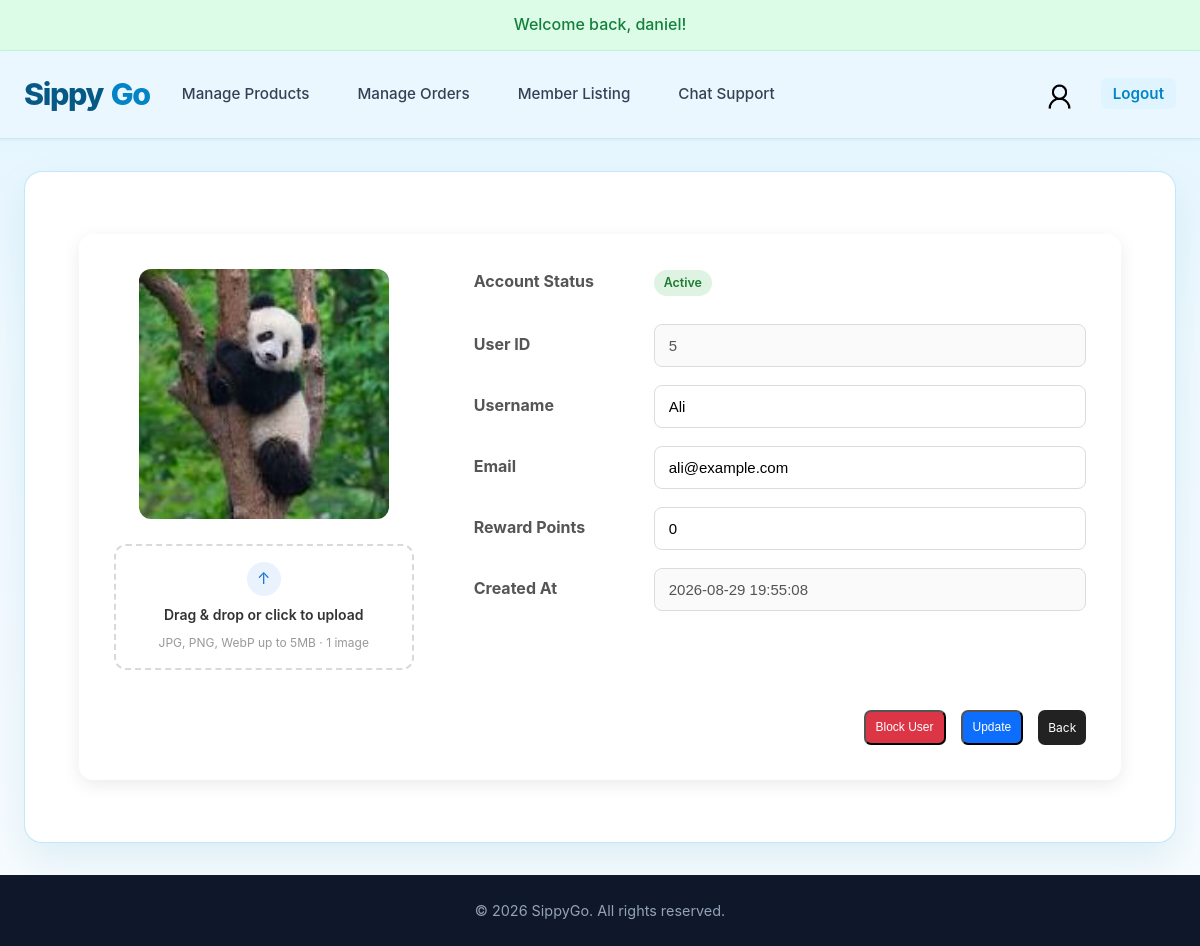
Page /pages/admin/member_details.php?from=/pages/admin/member_listing.php&id=5 (signed in) on the committed database.
### tables this page shows
CREATE TABLE `users` (
  `user_id` INT(11) NOT NULL AUTO_INCREMENT,
  `username` VARCHAR(50) NOT NULL UNIQUE,
  `email` VARCHAR(100) NOT NULL UNIQUE,
  `password` VARCHAR(255) NOT NULL,
  `role` VARCHAR(50) NOT NULL DEFAULT 'member',
  `profilepic` VARCHAR(255) DEFAULT NULL,
  `reward_points` INT UNSIGNED NOT NULL DEFAULT 0,
  `created_at` TIMESTAMP DEFAULT CURRENT_TIMESTAMP,
  `failed_attempts` INT NOT NULL DEFAULT 0,
  `locked_until` DATETIME DEFAULT NULL,
  PRIMARY KEY (`user_id`)
);

### _base.php (called while the page is built, shortened)
<?php
function req($key, $value = null) {
    $value = $_REQUEST[$key] ?? $value;
    return is_array($value) ? array_map('trim', $value) : trim($value);
}
function encode($value) {
    return htmlentities($value);
}

### pages/admin/member_details.php (the view, shortened to what this page needs)
<?php
require_once '../../_base.php';
$user_id = intval(req('id', 1));
$return_page = req('from', 'member_listing.php');
$member = $_db->query("
        SELECT user_id, username, email, role, profilepic, reward_points, failed_attempts, created_at
        FROM users
        WHERE 1=1
        AND role = 'member'
        AND user_id = {$user_id}
    ")->fetch(PDO::FETCH_ASSOC);
?>
<?php
$userFields = [
    'user_id' => [
        'label' => 'User ID',
        'type' => 'text',
        'disabled' => true,
    ],
    'username' => [
        'label' => 'Username',
        'type' => 'text',
    ],
    'email' => [
        'label' => 'Email',
        'type' => 'email',
    ],
    'reward_points' => [
        'label' => 'Reward Points',
        'type' => 'number',
    ],
    'created_at' => [
        'label' => 'Created At',
        'type' => 'text',
        'disabled' => true,
    ],
];
include '../../_head.php';
?>
<link rel="stylesheet" href="../../css/admin.css">
<link rel="stylesheet" href="../../css/main.css">
<div class="admin-container">
    <form
        method="post"
        enctype="multipart/form-data"
        class="view-card"
    >
        <div class="view-content">
            <div class="view-image">
                <img
                    id="profileImg"
                    src="<?= encode(PROFILE_IMAGE_DIR . ($member['profilepic'] ?? "defaultProfile.png") ) ?>"
                    alt="<?= encode(($member['username'] ?? '') . ' Profile') ?>"
                    class="view-product-image"
                    style="width: 250px; height: 250px;"
                >
                <div
                    id="photoDropzone"
                    class="photo-dropzone"
                    style="margin-top: 18px; padding: 16px;"
                >
                    <div class="photo-dropzone-icon">
                        &#8593;
                    </div>
                    <div class="photo-dropzone-text">
                        Drag &amp; drop or click to upload
                    </div>
                    <div class="photo-dropzone-sub">
                        JPG, PNG, WebP up to 5MB &middot; 1 image
                    </div>
                </div>
            </div>
            <div class="view-details" style="margin-left: 20px;">
                <div class="detail-row" style="margin-bottom: 10px;">
                    <label class="form-group">Account Status</label>
                    <div class="">
                        <?php if ((int)$member['failed_attempts'] < 0): ?>
                            <span class="badge badge-blocked">Blocked</span>
                        <?php else: ?>
                            <span class="badge badge-active">Active</span>
                        <?php endif; ?>
                    </div>
                </div>
                <?php foreach ($userFields as $field => $config): ?>
                    <div class="detail-row">
                        <label class="form-group"><?= encode($config['label']) ?></label>
                        <div class="form-group">
                            <input
                                id="<?= $field ?>"
                                name="<?= $field ?>"
                                type="<?= $config['type'] ?? 'text' ?>"
                                value="<?= encode($member[$field]) ?>"
                                <?= ($config['type'] ?? '') === 'number' ? 'min="0"' : '' ?>
                                <?= ($config['disabled'] ?? false) ? 'disabled' : '' ?>
                            >
                        </div>
                    </div>
                <?php endforeach; ?>
            </div>
        </div>
        <div class="view-footer">
            <button
                type="submit"
                name="toggle_block" value="1"
                class="<?= (int)$member['failed_attempts'] < 0 ? 'btn-restore' : 'btn-delete' ?>"
            >
                <?= (int)$member['failed_attempts'] < 0 ? 'Unblock User' : 'Block User' ?>
            </button>
            <button
                type="submit"
                name="update_user" value="1"
                class="btn-edit"
            >
                Update
            </button>
            <a href="<?= encode($return_page) ?>" class="btn-view">
                Back
                </a>
        </div>
    </form>
</div>
<?php include '../../_foot.php'; ?>

### css/main.css (style rules this page uses)
:root { --primary: #0284c7; --primary-hover: #0369a1; --primary-light: #dff4ff; --dark: #0f172a; --text-main: #334155; --text-muted: #64748b; --bg-main: #eff9ff; --card-bg: #ffffff; --border-color: #e2e8f0; --shadow-sm: 0 1px 3px rgba(0,0,0,0.05); --shadow-md: 0 4px 12px rgba(0,0,0,0.08); --shadow-lg: 0 10px 25px rgba(0,0,0,0.12); --radius: 10px; --transition: all 0.2s cubic-bezier(0.4, 0, 0.2, 1); }
* { box-sizing: border-box; }
html, body { min-height: 100%; }
body { margin: 0; min-height: 100vh; display: flex; flex-direction: column; font-family: -apple-system, BlinkMacSystemFont, "Segoe UI", Roboto, "Helvetica Neue", Arial, sans-serif; line-height: 1.6; color: var(--text-main); background: linear-gradient(180deg, #dff4ff 0, var(--bg-main) 320px, #f8fcff 100%); }

### css/admin.css (style rules this page uses)
.admin-container { width: 96%; max-width: 1600px; margin: 30px auto; }
.btn-view,.btn-edit,.btn-delete { padding: 8px 10px;border-radius: 7px;text-decoration: none;color: white; font-size: 12px;text-align: center;transition: .2s; }
.btn-view { background: #222; }
.btn-edit { background: #0d6efd; }
.btn-delete { background: #dc3545; }
.view-card { background:#fff; border-radius:14px; box-shadow:0 5px 18px rgba(0,0,0,.08); padding:35px; }
.view-content { display:grid; grid-template-columns:300px 1fr; gap:40px; }
.view-image { text-align:center; }
.view-product-image { width:260px; border-radius:12px; object-fit:cover; }
.view-details { display:flex; flex-direction:column; gap:18px; }
.detail-row { display:grid; grid-template-columns:180px 1fr; align-items:center; }
.detail-row label { font-weight:bold; color:#555; }
.view-footer { margin-top:40px; display:flex; justify-content:flex-end; gap:15px; }
.form-group { display:flex; flex-direction:column; }
.form-group input,.form-group select,.form-group textarea { width:100%; padding:12px 14px; border:1px solid #dcdcdc; border-radius:8px; font-size:15px; transition:.2s; box-sizing:border-box; }
.photo-dropzone { display: flex; flex-direction: column; align-items: center; justify-content: center; text-align: center; gap: 6px; border: 2px dashed #d9d9d9; border-radius: 12px; padding: 22px 14px; cursor: pointer; transition: border-color .2s ease, background .2s ease; }
.photo-dropzone-icon { width: 34px; height: 34px; border-radius: 50%; background: #eaf2fd; color: #1976d2; display: flex; align-items: center; justify-content: center; font-size: 16px; margin-bottom: 2px; }
.photo-dropzone-text { font-size: 14px; font-weight: 600; color: #333; }
.photo-dropzone-sub { font-size: 12px; color: #999; }
.badge { display: inline-block; padding: 3px 10px; border-radius: 999px; font-size: 0.78rem; font-weight: 600; }
.badge-active { background: #dff3e3; color: #1e7a34; }

### rows in the picture
users: profilepic (picture), user_id "5", username "Ali", email "ali@example.com", reward_points "0", created_at "2026-08-29 19:55:08"

### other values in the picture
$error_message ?: temp('info') "Welcome back, daniel!"
encode($config['label']) "User ID"
encode($config['label']) "Username"
encode($config['label']) "Email"
encode($config['label']) "Reward Points"
encode($config['label']) "Created At"
